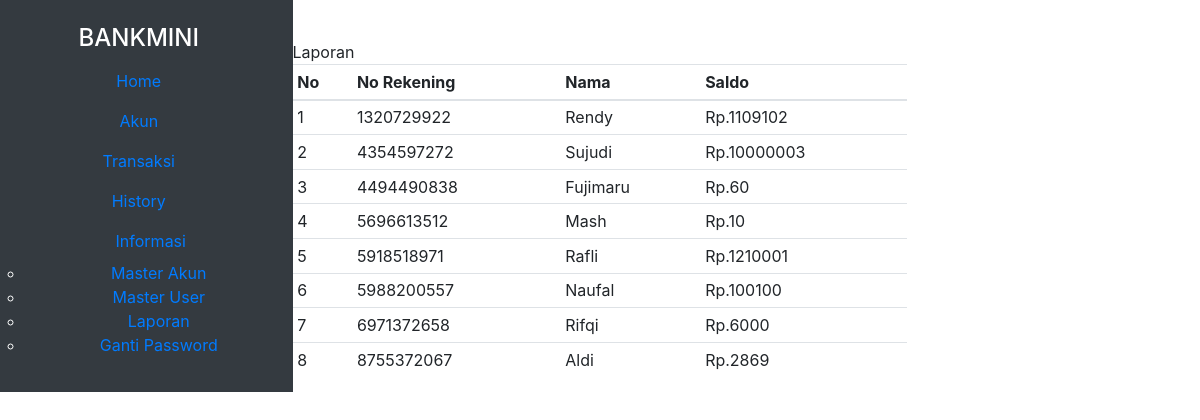
The page /index.php/dashboard/laporan on the database as committed earlier.
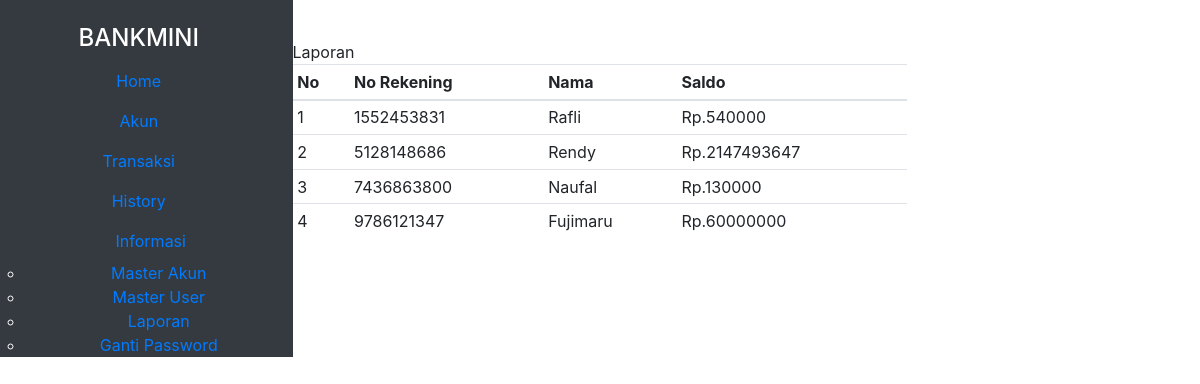
The same page on the database as committed later.
### tables this page shows
CREATE TABLE `akun` (
  `id_akun` char(10) NOT NULL,
  `nama` varchar(20) NOT NULL,
  `alamat` text NOT NULL
);

### application/controllers/Dashboard.php (called while the page is built, shortened)
<?php
class dashboard extends CI_Controller {
    public function __construct(){
        $this->load->helper('url');
        $this->load->library('session');
        $this->load->model('mUser');
        $this->load->model('mTransaksi');
        $this->load->model('mAkun');
    }
    public function laporan()
    {
        $data['laporan'] = $this->mTransaksi->getLaporan();
        $this->load->view('laporan', $data);
    }
}

### index.php (called while the page is built, shortened)
<?php
require_once BASEPATH.'core/CodeIgniter.php';

### application/models/mTransaksi.php (called while the page is built, shortened)
<?php
class mTransaksi extends CI_MODEL{
    public function getLaporan(){
        return $this->db->get('laporan')->result();
    }
}
?>

### application/views/laporan.php (the view)
<?php include "template/header.php" ?>
<div class="body-content">
    <div class="container">
        <div class="row">
            <div class="col-md-8 p-0 m-0">
                <div class="sub">
                    Laporan
                </div>
                <div class="bgtable-L">
                    <table class="table table-sm ">
                        <thead>
                            <tr>
                                <th scope="col">No</th>
                                <th scope="col">No Rekening</th>
                                <th scope="col">Nama</th>
                                <th scope="col">Saldo</th>
                            </tr>
                        </thead>
                        <tbody>
                        <?php $no = 1; foreach($laporan as $row) :?>
                            <tr>
                                <td><?= $no++ ?></td>
                                <td><?= $row->id_akun ?></td>
                                <td><?= $row->nama ?></td>
                                <td>Rp.<?= $row->saldo ?></td>
                            </tr>
                        <?php endforeach;?>
                        </tbody>
                    </table>
                </div>
            </div>
        </div>
    </div>
</div>
<?php include "template/footer.php" ?>

Rows that differ between the two databases and show on the page:
removed akun: id_akun "1320729922", nama "Rendy", saldo "1109102"
removed akun: id_akun "4354597272", nama "Sujudi", saldo "10000003"
removed akun: id_akun "4494490838", nama "Fujimaru", saldo "60"
removed akun: id_akun "5696613512", nama "Mash", saldo "10"
removed akun: id_akun "5918518971", nama "Rafli", saldo "1210001"
removed akun: id_akun "5988200557", nama "Naufal", saldo "100100"
removed akun: id_akun "6971372658", nama "Rifqi", saldo "6000"
removed akun: id_akun "8755372067", nama "Aldi", saldo "2869"
added akun: id_akun "1552453831", nama "Rafli", saldo "540000"
added akun: id_akun "5128148686", nama "Rendy", saldo "2147493647"
added akun: id_akun "7436863800", nama "Naufal", saldo "130000"
added akun: id_akun "9786121347", nama "Fujimaru", saldo "60000000"
